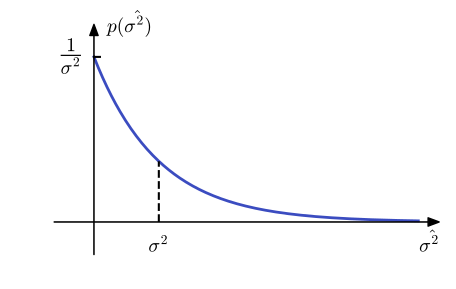

The script that saved this image:
import matplotlib.pyplot as plt
import numpy as np
import math
import matplotlib.colors as colors

from matplotlib import cm
from matplotlib import rc

__author__ = 'ernesto'

# if use latex or mathtext
rc('text', usetex=False)
rc('mathtext', fontset='cm')

# auxiliar function for plot ticks of equal length in x and y axis despite its scales.
def convert_display_to_data_coordinates(transData, length=10):
    # create a transform which will take from display to data coordinates
    inv = transData.inverted()
    # transform from display coordinates to data coordinates in x axis
    data_coords = inv.transform([(0, 0), (length, 0)])
    # get the length of the segment in data units
    yticks_len = data_coords[1, 0] - data_coords[0, 0]
    # transform from display coordinates to data coordinates in y axis
    data_coords = inv.transform([(0, 0), (0, length)])
    # get the length of the segment in data units
    xticks_len = data_coords[1, 1] - data_coords[0, 1]
    return xticks_len, yticks_len


#####################################
# PARAMETERS - This can be modified #
#####################################

# exponential PDF
sigma_sqr = 1
lambd = 1/sigma_sqr

#####################
# END OF PARAMETERS #
#####################

# abscissa values
xmin = 0
xmax = 5 * sigma_sqr

x = np.linspace(xmin, xmax, 300)
# exponential density
exp_pdf = lambd * np.exp(-lambd * x)

# axis parameters
xmin_ax = xmin - xmax / 8
xmax_ax = xmax + xmax / 15

ym = exp_pdf[0]
ymax_ax = ym + ym / 5
ymin_ax = -ym / 5

# length of the ticks for all subplot (6 pixels)
display_length = 6  # in pixels
# x ticks labels margin
xtm = -0.18
# font size
fontsize = 14
# colors from coolwarm
cNorm = colors.Normalize(vmin=0, vmax=1)
scalarMap = cm.ScalarMappable(norm=cNorm, cmap=cm.coolwarm)
col10 = scalarMap.to_rgba(0)
col20 = scalarMap.to_rgba(1)


fig = plt.figure(0, figsize=(5, 3), frameon=False)
ax = fig.add_subplot(111)

plt.xlim(xmin_ax, xmax_ax)
plt.ylim(ymin_ax, ymax_ax)

# horizontal and vertical ticks length
xtl, ytl = convert_display_to_data_coordinates(ax.transData, length=display_length)

# axis arrows
plt.annotate("", xytext=(xmin_ax, 0), xycoords='data', xy=(xmax_ax, 0), textcoords='data',
             arrowprops=dict(width=0.1, headwidth=6, headlength=8, facecolor='black', shrink=0.002))
plt.annotate("", xytext=(0, ymin_ax), xycoords='data', xy=(0, ymax_ax), textcoords='data',
             arrowprops=dict(width=0.1, headwidth=6, headlength=8, facecolor='black', shrink=0.002))

plt.plot(x, exp_pdf, color=col10, linewidth=2)

# labels
plt.plot([sigma_sqr, sigma_sqr], [0, lambd * math.exp(-1)], 'k--')
plt.text(xmax_ax, xtm, '$\hat{\sigma^2}$', fontsize=fontsize, ha='right', va='baseline')
plt.text(sigma_sqr, xtm, '$\sigma^2$', fontsize=fontsize, ha='center', va='baseline')
plt.text(0.2, ymax_ax, '$p(\hat{\sigma^2})$', fontsize=fontsize, ha='left', va='center')
plt.plot([0, ytl], [1/sigma_sqr, 1/sigma_sqr], 'k')
plt.text(-0.15, 1/sigma_sqr, '$\\dfrac{1}{\sigma^2}$', fontsize=fontsize, ha='right', va='center')


plt.axis('off')

# save as pdf image
plt.savefig('problem_2_5.pdf', bbox_inches='tight')

plt.show()
